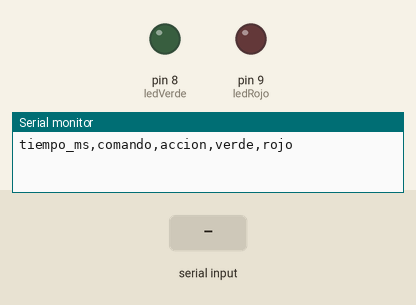
The sketch below on a simulated Arduino Uno, built with avr-gcc and run on an emulated ATmega328P. On the bench: output pins drawn as LEDs (lit = HIGH), the last lines printed to the serial monitor. Inputs (shaded band) come from the test bench.

Above: at 1.2 s.
1.3 s: "V\n" received over Serial
At 1.9 s:
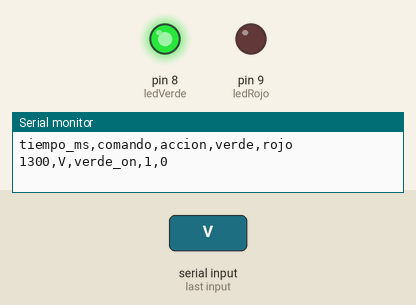
2.8 s: byte 82 ('R') received over Serial
At 4.0 s:
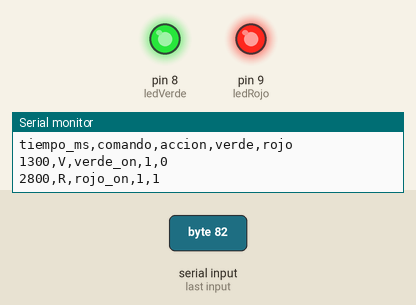
4.3 s: byte 118 ('v') received over Serial
At 5.4 s:
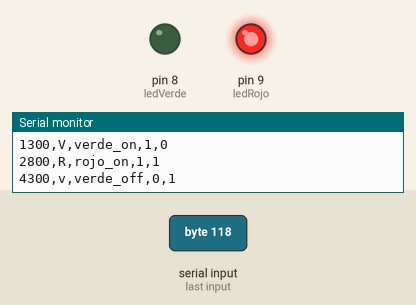
5.8 s: byte 114 ('r') received over Serial
At 6.5 s:
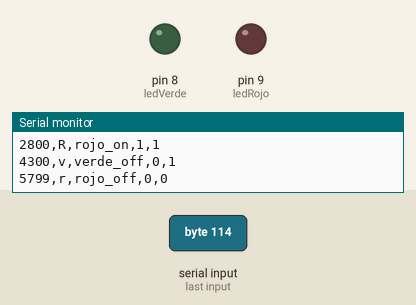
8.8 s: "R\n" received over Serial
At 10.0 s:
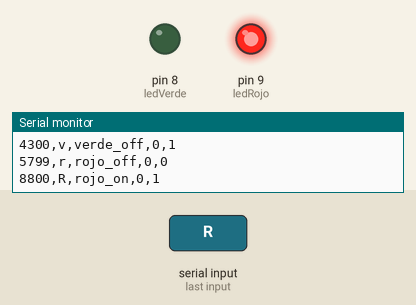
Timing chart, 0 to 11.3 s (numbered marks = the images above; inputs shaded):
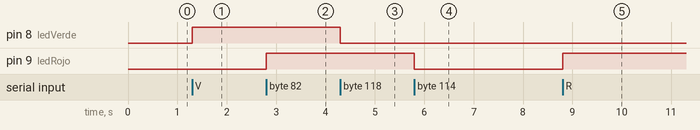

The sketch:

sketch.ino
```cpp
// Control de 2 LED por enlace serie (equivalente a un modulo HC-05)
// Comandos: V/v = LED verde on/off, R/r = LED rojo on/off, E = estado
// Respuesta por cada caracter: tiempo_ms,comando,accion,verde,rojo

// Pines de salida (cada LED con resistencia de 220 ohm a GND)
const int ledVerde = 8;
const int ledRojo = 9;

void setup() {
  // Configura los pines de los LED como salidas
  pinMode(ledVerde, OUTPUT);
  pinMode(ledRojo, OUTPUT);

  // 9600 bps, igual al HC-05 en modo de datos
  Serial.begin(9600);

  // Encabezado del registro
  Serial.println("tiempo_ms,comando,accion,verde,rojo");
}

void loop() {
  // Procesa un caracter solo si hay datos disponibles
  if (Serial.available() > 0) {
    char c = Serial.read();

    // Ignora los fines de linea (\n y \r)
    if (c == '\n' || c == '\r') return;

    // Accion por defecto: caracter no valido
    const char* accion = "desconocido";

    if (c == 'V') {            // Enciende el LED verde
      digitalWrite(ledVerde, HIGH);
      accion = "verde_on";
    } else if (c == 'v') {     // Apaga el LED verde
      digitalWrite(ledVerde, LOW);
      accion = "verde_off";
    } else if (c == 'R') {     // Enciende el LED rojo
      digitalWrite(ledRojo, HIGH);
      accion = "rojo_on";
    } else if (c == 'r') {     // Apaga el LED rojo
      digitalWrite(ledRojo, LOW);
      accion = "rojo_off";
    } else if (c == 'E') {     // Consulta el estado sin modificar las salidas
      accion = "estado";
    }

    // Registro: tiempo,comando,accion,estado verde,estado rojo
    Serial.print(millis());
    Serial.print(",");
    Serial.print(c);
    Serial.print(",");
    Serial.print(accion);
    Serial.print(",");
    Serial.print(digitalRead(ledVerde));
    Serial.print(",");
    Serial.println(digitalRead(ledRojo));
  }
}
```

Measured:
- after the input at 1.3 s, pin 8 (ledVerde): LOW → HIGH at once
- after the input at 2.8 s, pin 9 (ledRojo): LOW → HIGH at once
- after the input at 4.3 s, pin 8 (ledVerde): HIGH → LOW at once
- after the input at 5.8 s, pin 9 (ledRojo): HIGH → LOW at once
- after the input at 8.8 s, pin 9 (ledRojo): LOW → HIGH at once
